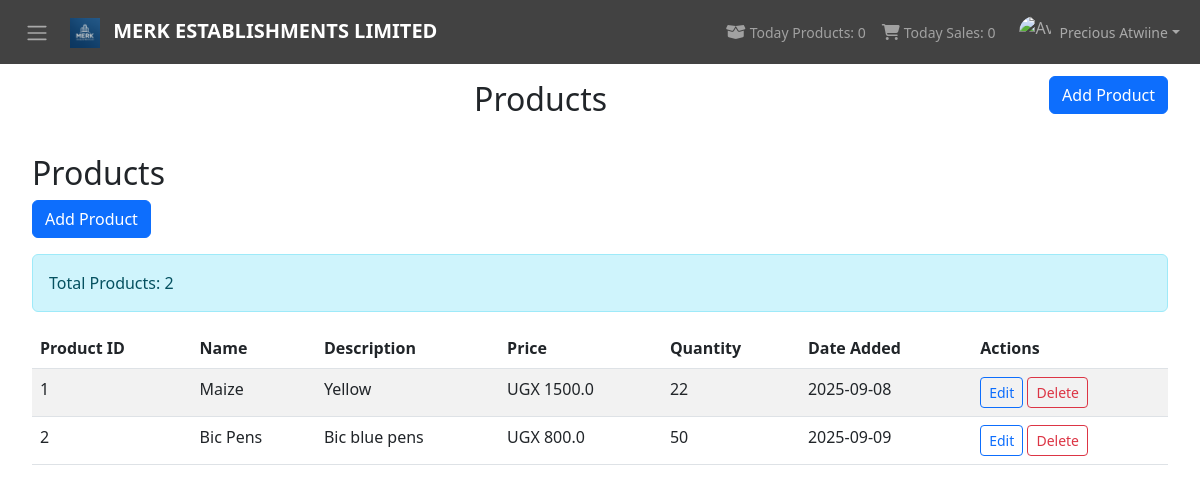
The page /products/ (signed in) on the database its author committed.
### home/models.py (models this page shows, shortened)
class Stock(models.Model):
    product_name = models.CharField(max_length=100)
    product_description = models.TextField(null=False,blank=False)
    unit_cost = models.FloatField(default=0)
    unit_price = models.FloatField(default=0)
    quantity = models.IntegerField(default=0)
    product_supplier = models.TextField(max_length=100)
    date = models.DateField(auto_now_add=True)

### home/views.py (the view)
# urls.py: path('products/', views.products, name='products'),
@login_required
def products(request):
    products = Stock.objects.all()
    product_count = products.count()
    todays_sales = Sale.objects.filter(date=timezone.now().date()).count()
    todays_products = Stock.objects.filter(date=timezone.now().date()).count()
    context = {
        'products': products,
        'product_count': product_count,
        'todays_sales': todays_sales,
        'todays_products': todays_products,
    }
    return render(request, 'products.html', context)

### home/context_processors.py (called while the page is built)
def ensure_profile(request):
    user = getattr(request, 'user', None)
    if user and user.is_authenticated:
        Profile.objects.get_or_create(user=user)
    return {}

def quick_stats(request):
    try:
        today = timezone.now().date()
        product_count = Stock.objects.count()
        todays_products = Stock.objects.filter(date=today).count()
        todays_sales = Sale.objects.filter(date=today).count()
    except Exception:
        product_count = 0
        todays_products = 0
        todays_sales = 0
    setattr(request, 'product_count', product_count)
    setattr(request, 'todays_products', todays_products)
    setattr(request, 'todays_sales', todays_sales)
    return {
        'product_count': product_count,
        'todays_products': todays_products,
        'todays_sales': todays_sales,
    }

### home/templates/products.html (shortened to what this page needs)
{% extends 'base.html' %}
{% block content %}
{% block header %}
<h2>Products</h2>
{% endblock %}
{% block header_buttons %}
<a href="{% url 'home:add_product' %}" class="btn btn-primary mb-3">Add Product</a>
{% endblock %}
<div class="alert alert-info">
    Total Products: {{ products|length }}
</div>
<table class="table table-striped">
    <thead>
        <tr>
            <th>Product ID</th>
            <th>Name</th>
            <th>Description</th>
            <th>Price</th>
            <th>Quantity</th>
            <th>Date Added</th>
            <th>Actions</th>
        </tr>
    </thead>
    <tbody>
        {% for Stock in products %}
        <tr>
            <td>{{ Stock.id }}</td>
            <td>{{ Stock.product_name }}</td>
            <td>{{ Stock.product_description }}</td>
            <td>UGX {{ Stock.unit_price }}</td>
            <td>{{ Stock.quantity }}</td>
            <td>{{ Stock.date|date:"Y-m-d" }}</td>
            <td class="text-nowrap">
                <a href="{% url 'home:edit_product' Stock.id %}" class="btn btn-sm btn-outline-primary">Edit</a>
                <form method="post" action="{% url 'home:delete_product' Stock.id %}" style="display:inline;">
                    <button type="submit" class="btn btn-sm btn-outline-danger" onclick="return confirm('Delete this product?');">Delete</button>
                </form>
            </td>
        </tr>
        {% empty %}
        <tr>
            <td colspan="6">No products found.</td>
        </tr>
        {% endfor %}
    </tbody>
{%endblock%}

### home/templates/base.html (shortened to what this page needs)
<!DOCTYPE html>
{% load static%}
<html lang="en">
<head>
    <link href="https://cdn.jsdelivr.net/npm/bootstrap@5.3.0/dist/css/bootstrap.min.css" rel="stylesheet">
    <link rel="stylesheet" href="https://cdnjs.cloudflare.com/ajax/libs/font-awesome/6.4.0/css/all.min.css">
</head>
<body>
    <nav class="navbar navbar-expand-lg navbar-dark fixed-top" style="background-color: #424242;">
        <div class="container-fluid">
            {% if request.resolver_match.view_name != 'home:logout' %}
            <button class="btn btn-link text-white me-2" type="button" id="sidebarToggle" aria-label="Toggle sidebar">
                <span class="navbar-toggler-icon"></span>
            </button>
            {% endif %}
            <a class="navbar-brand" href="{% url 'home:view_sales' %}">
    <img src="{% static 'images/logo.png' %}" alt="MERK ESTABLISHMENTS LIMITED" height="30">
    <span class="ms-2">MERK ESTABLISHMENTS LIMITED</span>
</a>
            <div class="collapse navbar-collapse" id="navbarNav">
                <ul class="navbar-nav ms-auto align-items-center">
                    {% if request.user.is_authenticated %}
                    <li class="nav-item d-none d-lg-flex me-3">
                        <span class="nav-link p-0 text-white-50 d-flex align-items-center">
                            <span class="me-3 d-flex align-items-center">
                                <i class="fas fa-box-open me-1"></i>
                                <span class="small">Today Products: {{ todays_products|default:"0" }}</span>
                            </span>
                            <span class="d-flex align-items-center">
                                <i class="fas fa-shopping-cart me-1"></i>
                                <span class="small">Today Sales: {{ todays_sales|default:"0" }}</span>
                            </span>
                        </span>
                    </li>
                    <li class="nav-item dropdown">
                        <a class="nav-link dropdown-toggle d-flex align-items-center" href="#" id="userDropdown" role="button" data-bs-toggle="dropdown" aria-expanded="false">
                            {% with avatar=request.user.profile.avatar %}
                                {% if avatar %}
                                    <img src="{{ avatar.url }}" alt="Avatar" class="rounded-circle me-2" style="width:32px;height:32px;object-fit:cover;">
                                {% else %}
                                    <span class="d-inline-flex rounded-circle bg-light me-2" style="width:32px;height:32px;align-items:center;justify-content:center;">
                                        <i class="fas fa-user text-secondary" style="font-size:14px;"></i>
                                    </span>
                                {% endif %}
                            {% endwith %}
                            <span class="small">{{ request.user.get_full_name|default:request.user.username }}</span>
                        </a>
                    </li>
                    {% endif %}
                </ul>
            </div>
        </div>
    </nav>
    <div class="main-content">
        <div class="container-fluid">
            <div class="d-flex justify-content-between align-items-center mb-4">
                <h2>{% block header %}{% endblock %}</h2>
                {% block header_buttons %}{% endblock %}
            </div>
            {% block content %}{% endblock %}
        </div>
    </div>
</body>
</html>

### home/templates/base.html (style rules this page uses)
body { padding-top: 56px; }
.main-content { margin-left: 0; padding: 20px; transition: margin-left .25s ease; }
.navbar-brand { font-weight: bold; }

### rows shown on the page
Stock: id "1", product_name "Maize", product_description "Yellow", unit_price "1500.0", quantity "22", date "2025-09-08"
Stock: id "2", product_name "Bic Pens", product_description "Bic blue pens", unit_price "800.0", quantity "50", date "2025-09-09"

### other values the page prints
{{ todays_products|default:"0" }} "0"
{{ todays_sales|default:"0" }} "0"
{{ request.user.get_full_name|default:request.user.username }} "Precious Atwiine"
{{ products|length }} "2"
